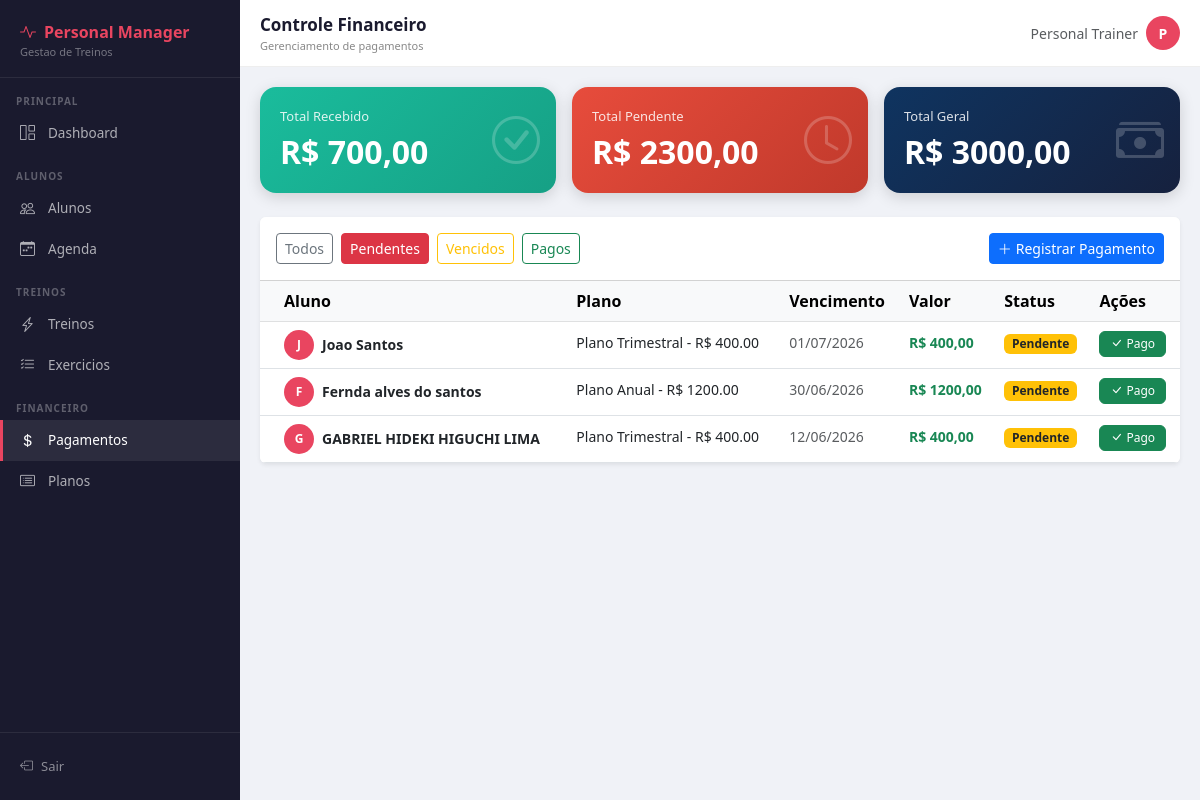
/financeiro/?filtro=pendentes (signed in), run on the app's committed database.
### financeiro/models.py (models this page shows, shortened)
class Pagamento(models.Model):
    FORMA_CHOICES = [
        ('dinheiro', 'Dinheiro'),
        ('pix', 'PIX'),
        ('cartao_credito', 'Cartão de Crédito'),
        ('cartao_debito', 'Cartão de Débito'),
        ('transferencia', 'Transferência'),
    ]
    aluno = models.ForeignKey(Aluno, on_delete=models.CASCADE, related_name='pagamentos')
    plano = models.ForeignKey(Plano, on_delete=models.SET_NULL, null=True)
    valor = models.DecimalField(max_digits=8, decimal_places=2)
    data_vencimento = models.DateField()
    data_pagamento = models.DateField(null=True, blank=True)
    pago = models.BooleanField(default=False)
    forma_pagamento = models.CharField(max_length=20, choices=FORMA_CHOICES, blank=True)
    observacoes = models.TextField(blank=True)
    criado_em = models.DateTimeField(auto_now_add=True)
    class Meta:
        verbose_name = 'Pagamento'
        verbose_name_plural = 'Pagamentos'
        ordering = ['-data_vencimento']

class Plano(models.Model):
    nome = models.CharField(max_length=100)
    valor = models.DecimalField(max_digits=8, decimal_places=2)
    duracao = models.PositiveIntegerField(help_text='Duração em dias')
    descricao = models.TextField(blank=True)
    ativo = models.BooleanField(default=True)
    class Meta:
        verbose_name = 'Plano'
        verbose_name_plural = 'Planos'
        ordering = ['valor']
    def __str__(self):
        return f'{self.nome} - R$ {self.valor}'

### alunos/models.py (models this page shows, shortened)
class Aluno(models.Model):
    SEXO_CHOICES = [
        ('M', 'Masculino'),
        ('F', 'Feminino'),
        ('O', 'Outro'),
    ]
    usuario            = models.OneToOneField(User, on_delete=models.SET_NULL, null=True, blank=True)
    nome               = models.CharField(max_length=100)
    telefone           = models.CharField(max_length=20)
    email              = models.EmailField(unique=True)
    data_nascimento    = models.DateField(null=True, blank=True)
    sexo               = models.CharField(max_length=1, choices=SEXO_CHOICES, default='M')
    cep                = models.CharField(max_length=9, blank=True)
    logradouro         = models.CharField(max_length=200, blank=True)
    bairro             = models.CharField(max_length=100, blank=True)
    cidade             = models.CharField(max_length=100, blank=True)
    estado             = models.CharField(max_length=2, blank=True)
    objetivo           = models.TextField(blank=True)
    ativo              = models.BooleanField(default=True)
    aceite_lgpd        = models.BooleanField(default=False, verbose_name='Aceitou a LGPD')
    data_aceite_lgpd   = models.DateTimeField(null=True, blank=True, verbose_name='Data do aceite LGPD')
    criado_em          = models.DateTimeField(auto_now_add=True)
    atualizado_em      = models.DateTimeField(auto_now=True)
    class Meta:
        verbose_name        = 'Aluno'
        verbose_name_plural = 'Alunos'
        ordering            = ['nome']

### financeiro/views.py (the view)
# urls.py: path('',                        views.lista_pagamentos,   name='lista_pagamentos'),
@login_required
def lista_pagamentos(request):
    filtro = request.GET.get('filtro', 'todos')
    hoje   = date.today()
    pagamentos = Pagamento.objects.select_related('aluno', 'plano').order_by('-data_vencimento')
    if filtro == 'pendentes':
        pagamentos = pagamentos.filter(pago=False, data_vencimento__gte=hoje)
    elif filtro == 'pagos':
        pagamentos = pagamentos.filter(pago=True)
    elif filtro == 'vencidos':
        pagamentos = pagamentos.filter(pago=False, data_vencimento__lt=hoje)
    total_recebido = sum(p.valor for p in Pagamento.objects.filter(pago=True))
    total_pendente = sum(p.valor for p in Pagamento.objects.filter(pago=False))
    return render(request, 'financeiro/lista.html', {
        'pagamentos': pagamentos, 'filtro': filtro,
        'total_recebido': total_recebido, 'total_pendente': total_pendente, 'hoje': hoje,
    })

### financeiro/templates/financeiro/lista.html (shortened to what this page needs)
{% extends 'core/base.html' %}
{% block page_title %}Controle Financeiro{% endblock %}
{% block page_subtitle %}Gerenciamento de pagamentos{% endblock %}
{% block content %}
<div class="row g-3 mb-4">
  <div class="col-md-4">
    <div class="stat-card" style="background:linear-gradient(135deg,#1abc9c,#16a085);">
      <p>Total Recebido</p>
      <h3>R$ {{ total_recebido|floatformat:2 }}</h3>
      <i class="bi bi-check-circle icon"></i>
    </div>
  </div>
  <div class="col-md-4">
    <div class="stat-card" style="background:linear-gradient(135deg,#e74c3c,#c0392b);">
      <p>Total Pendente</p>
      <h3>R$ {{ total_pendente|floatformat:2 }}</h3>
      <i class="bi bi-clock icon"></i>
    </div>
  </div>
  <div class="col-md-4">
    <div class="stat-card" style="background:linear-gradient(135deg,#0f3460,#16213e);">
      <p>Total Geral</p>
      <h3>R$ {{ total_recebido|add:total_pendente|floatformat:2 }}</h3>
      <i class="bi bi-cash-stack icon"></i>
    </div>
  </div>
</div>
<div class="card shadow-sm border-0">
  <div class="card-header bg-white d-flex justify-content-between align-items-center py-3">
    <div class="d-flex gap-2">
      <a href="?filtro=todos"     class="btn btn-sm {% if filtro == 'todos'     %}btn-primary{% else %}btn-outline-secondary{% endif %}">Todos</a>
      <a href="?filtro=pendentes" class="btn btn-sm {% if filtro == 'pendentes' %}btn-danger{% else %}btn-outline-danger{% endif %}">Pendentes</a>
      <a href="?filtro=vencidos"  class="btn btn-sm {% if filtro == 'vencidos'  %}btn-warning{% else %}btn-outline-warning{% endif %}">Vencidos</a>
      <a href="?filtro=pagos"     class="btn btn-sm {% if filtro == 'pagos'     %}btn-success{% else %}btn-outline-success{% endif %}">Pagos</a>
    </div>
    <a href="{% url 'registrar_pagamento' %}" class="btn btn-primary btn-sm">
      <i class="bi bi-plus-lg me-1"></i>Registrar Pagamento
    </a>
  </div>
  <div class="card-body p-0">
    <table class="table table-hover mb-0">
      <thead class="table-light">
        <tr>
          <th class="ps-4">Aluno</th>
          <th>Plano</th>
          <th>Vencimento</th>
          <th>Valor</th>
          <th>Status</th>
          <th>Ações</th>
        </tr>
      </thead>
      <tbody>
        {% for pag in pagamentos %}
        <tr>
          <td class="ps-4">
            <div class="d-flex align-items-center gap-2">
              <div style="width:30px;height:30px;border-radius:50%;background:#e94560;
                          color:#fff;font-weight:700;font-size:12px;flex-shrink:0;
                          display:flex;align-items:center;justify-content:center;">
                {{ pag.aluno.nome|first|upper }}
              </div>
              <small class="fw-semibold">{{ pag.aluno.nome }}</small>
            </div>
          </td>
          <td><small>{{ pag.plano }}</small></td>
          <td>
            <small class="{% if not pag.pago and pag.data_vencimento < hoje %}text-danger fw-bold{% else %}text-muted{% endif %}">
              {{ pag.data_vencimento|date:"d/m/Y" }}
            </small>
          </td>
          <td><small class="fw-bold text-success">R$ {{ pag.valor }}</small></td>
          <td>
            {% if pag.pago %}
              <span class="badge bg-success">Pago</span>
            {% elif pag.data_vencimento < hoje %}
              <span class="badge bg-danger">Vencido</span>
            {% else %}
              <span class="badge bg-warning text-dark">Pendente</span>
            {% endif %}
          </td>
          <td>
            {% if not pag.pago %}
            <form method="post" action="{% url 'marcar_pago' pag.pk %}" class="d-inline">
              <button type="submit" class="btn btn-success"
                      style="padding:3px 10px;font-size:12px;"
                      onclick="return confirm('Confirmar pagamento de {{ pag.aluno.nome }}?')">
                <i class="bi bi-check-lg me-1"></i>Pago
              </button>
            </form>
            {% else %}
            <small class="text-muted">{{ pag.data_pagamento|date:"d/m/Y" }}</small>
            {% endif %}
          </td>
        </tr>
        {% endfor %}
      </tbody>
    </table>
  </div>
</div>
{% endblock %}

### core/templates/core/base.html (shortened to what this page needs)
<!DOCTYPE html>
<html lang="pt-br">
<head>
  <link href="https://cdn.jsdelivr.net/npm/bootstrap@5.3.0/dist/css/bootstrap.min.css" rel="stylesheet">
  <link href="https://cdn.jsdelivr.net/npm/bootstrap-icons@1.11.0/font/bootstrap-icons.css" rel="stylesheet">
</head>
<body>
<div class="sidebar" id="sidebar">
  <div class="sidebar-brand">
    <div class="brand-name"><i class="bi bi-activity me-2"></i>Personal Manager</div>
    <div class="brand-sub">Gestao de Treinos</div>
  </div>
  <div class="sidebar-section">Principal</div>
  <ul class="nav flex-column">
    <li class="nav-item">
      <a href="{% url 'dashboard' %}" class="{% if request.resolver_match.url_name == 'dashboard' %}active{% endif %}" onclick="closeSidebar()">
        <i class="bi bi-grid-1x2"></i> Dashboard
      </a>
    </li>
  </ul>
  <div class="sidebar-section">Alunos</div>
  <ul class="nav flex-column">
    <li class="nav-item">
      <a href="{% url 'lista_alunos' %}" class="{% if 'aluno' in request.resolver_match.url_name %}active{% endif %}" onclick="closeSidebar()">
        <i class="bi bi-people"></i> Alunos
      </a>
    </li>
    <li class="nav-item">
      <a href="{% url 'agenda_personal' %}" class="{% if 'agenda' in request.resolver_match.url_name %}active{% endif %}" onclick="closeSidebar()">
        <i class="bi bi-calendar-week"></i> Agenda
      </a>
    </li>
  </ul>
  <div class="sidebar-section">Treinos</div>
  <ul class="nav flex-column">
    <li class="nav-item">
      <a href="{% url 'lista_treinos' %}" class="{% if 'treino' in request.resolver_match.url_name %}active{% endif %}" onclick="closeSidebar()">
        <i class="bi bi-lightning-charge"></i> Treinos
      </a>
    </li>
    <li class="nav-item">
      <a href="{% url 'lista_exercicios' %}" class="{% if 'exercicio' in request.resolver_match.url_name %}active{% endif %}" onclick="closeSidebar()">
        <i class="bi bi-list-check"></i> Exercicios
      </a>
    </li>
  </ul>
  <div class="sidebar-section">Financeiro</div>
  <ul class="nav flex-column">
    <li class="nav-item">
      <a href="{% url 'lista_pagamentos' %}" class="{% if 'pagamento' in request.resolver_match.url_name %}active{% endif %}" onclick="closeSidebar()">
        <i class="bi bi-currency-dollar"></i> Pagamentos
      </a>
    </li>
    <li class="nav-item">
      <a href="{% url 'lista_planos' %}" class="{% if 'plano' in request.resolver_match.url_name %}active{% endif %}" onclick="closeSidebar()">
        <i class="bi bi-card-list"></i> Planos
      </a>
    </li>
  </ul>
  <div class="sidebar-footer">
    <a href="{% url 'logout' %}">
      <i class="bi bi-box-arrow-left"></i> Sair
    </a>
  </div>
</div>
<div class="main-content">
  <div class="topbar">
    <div class="d-flex align-items-center gap-2" style="min-width:0;">
      <div style="min-width:0;">
        <div class="page-title">{% block page_title %}{% endblock %}</div>
        <div class="page-subtitle">{% block page_subtitle %}{% endblock %}</div>
      </div>
    </div>
    <div class="d-flex align-items-center gap-2" style="flex-shrink:0;">
      <span class="text-muted small d-none d-md-inline">
        {{ request.user.get_full_name|default:request.user.username }}
      </span>
      <div class="rounded-circle d-flex align-items-center justify-content-center"
           style="width:34px;height:34px;background:var(--red);color:#fff;font-weight:700;font-size:14px;flex-shrink:0;">
        {{ request.user.username|first|upper }}
      </div>
    </div>
  </div>
  <div class="content-area">
    {% block content %}{% endblock %}
  </div>
</div>
</body>
</html>

### core/templates/core/base.html (style rules this page uses)
:root { --red: #e94560; --dark: #1a1a2e; --navy: #0f3460; --teal: #1abc9c; }
* { box-sizing: border-box; }
body { background: #f0f2f7; min-height: 100vh; overflow-x: hidden; }
.sidebar { width: 240px; min-height: 100vh; background: var(--dark); position: fixed; top: 0; left: 0; z-index: 1000; display: flex; flex-direction: column; transition: transform .3s ease; }
.sidebar-brand { padding: 20px 20px 16px; border-bottom: 1px solid rgba(255,255,255,.08); }
.sidebar-brand .brand-name { color: var(--red); font-weight: 700; font-size: 16px; white-space: nowrap; overflow: hidden; text-overflow: ellipsis; }
.sidebar-brand .brand-sub { color: rgba(255,255,255,.4); font-size: 11px; }
.sidebar-section { padding: 16px 16px 4px; font-size: 10px; font-weight: 700; letter-spacing: 1px; text-transform: uppercase; color: rgba(255,255,255,.3); }
.nav-item a { display: flex; align-items: center; gap: 10px; padding: 9px 20px; color: rgba(255,255,255,.65); text-decoration: none; font-size: 13.5px; transition: all .2s; white-space: nowrap; }
.nav-item a:hover, .nav-item a.active { color: #fff; background: rgba(255,255,255,.08); border-left: 3px solid var(--red); padding-left: 17px; }
.nav-item a i { font-size: 15px; width: 18px; flex-shrink: 0; }
.sidebar-footer { margin-top: auto; padding: 16px; border-top: 1px solid rgba(255,255,255,.08); }
.sidebar-footer a { display: flex; align-items: center; gap: 8px; color: rgba(255,255,255,.5); font-size: 13px; text-decoration: none; padding: 8px 4px; }
.main-content { margin-left: 240px; min-height: 100vh; min-width: 0; overflow-x: hidden; }
.topbar { background: #fff; padding: 12px 20px; border-bottom: 1px solid #eee; display: flex; align-items: center; justify-content: space-between; position: sticky; top: 0; z-index: 99; flex-wrap: wrap; gap: 8px; }
.topbar .page-title { font-weight: 700; font-size: 17px; color: var(--dark); white-space: nowrap; overflow: hidden; text-overflow: ellipsis; max-width: 60vw; }
.topbar .page-subtitle { font-size: 11px; color: #888; }
.content-area { padding: 20px; overflow-x: hidden; }
.table { min-width: 500px; }
.card { overflow: hidden; }
.stat-card { border-radius: 16px; padding: 20px; color: #fff; position: relative; overflow: hidden; box-shadow: 0 4px 15px rgba(0,0,0,.15); }
.stat-card p { margin: 0; font-size: 13px; opacity: .85; white-space: nowrap; }
.stat-card h3 { margin: 6px 0 2px; font-size: 1.8rem; font-weight: 700; }
.stat-card .icon { position: absolute; right: 16px; top: 50%; transform: translateY(-50%); font-size: 3rem; opacity: .2; }

### financeiro/templates/financeiro/lista.html (style rules this page uses)
.stat-card { border-radius: 16px; padding: 20px; color: #fff; position: relative; overflow: hidden; box-shadow: 0 4px 15px rgba(0,0,0,.15); }
.stat-card p { margin: 0; font-size: 13px; opacity: .85; }
.stat-card h3 { margin: 6px 0 2px; font-size: 2rem; font-weight: 700; }
.stat-card .icon { position: absolute; right: 16px; top: 50%; transform: translateY(-50%); font-size: 3rem; opacity: .2; }

### data on the page
Pagamento: aluno.nome|first "J", aluno.nome "Joao Santos", plano "Plano Trimestral - R$ 400.00", data_vencimento "01/07/2026", valor "400,00", pago "Pendente"
Pagamento: aluno.nome|first "F", aluno.nome "Fernda alves do santos", plano "Plano Anual - R$ 1200.00", data_vencimento "30/06/2026", valor "1200,00", pago "Pendente"
Pagamento: aluno.nome|first "G", aluno.nome "GABRIEL HIDEKI HIGUCHI LIMA", plano "Plano Trimestral - R$ 400.00", data_vencimento "12/06/2026", valor "400,00", pago "Pendente"

### other printed values
{{ request.user.get_full_name|default:request.user.username }} "Personal Trainer"
{{ request.user.username|first|upper }} "P"
{{ total_recebido|floatformat:2 }} "700,00"
{{ total_pendente|floatformat:2 }} "2300,00"
{{ total_recebido|add:total_pendente|floatformat:2 }} "3000,00"
